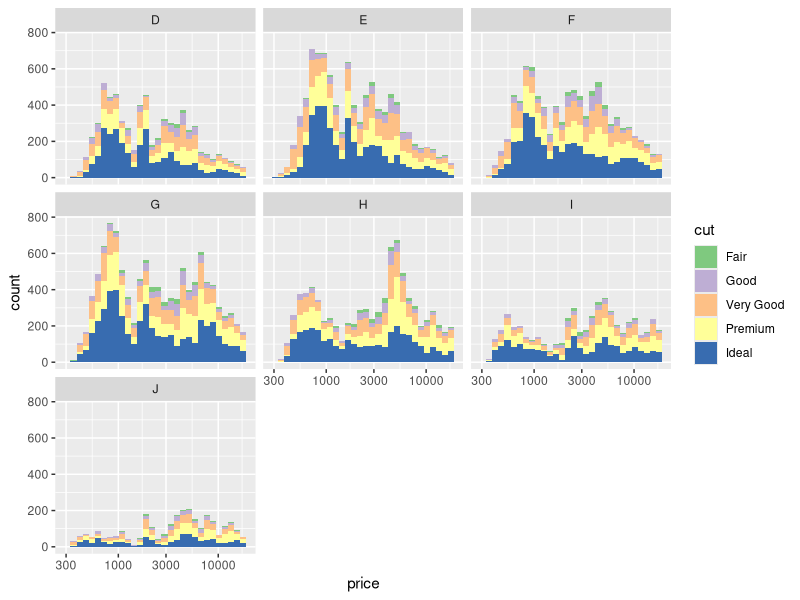
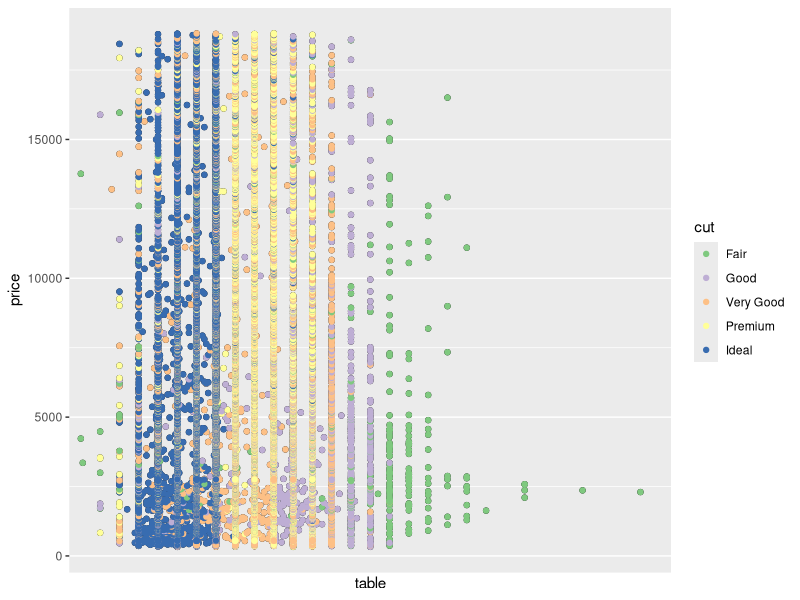
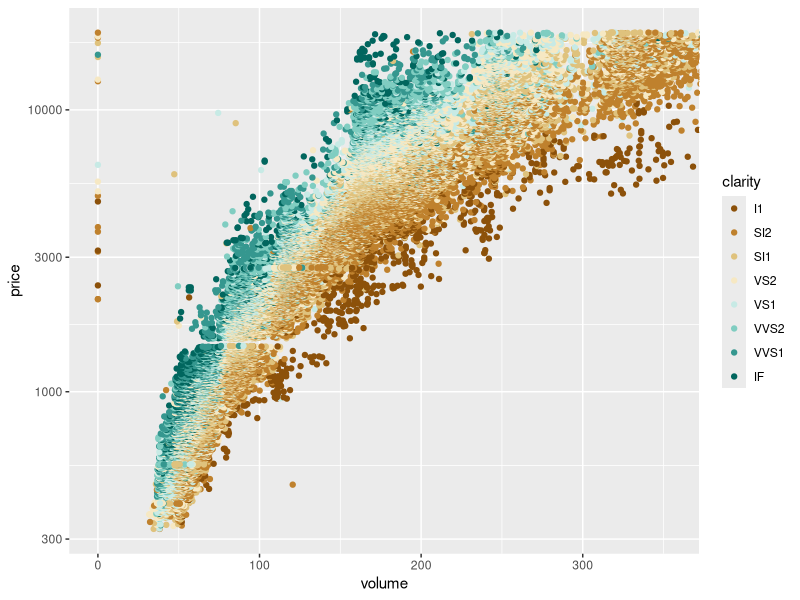

Here is the R script that generated these plots, in order:
## ---- chunk 1
library(ggplot2)
data("diamonds")
summary(diamonds)
str(diamonds)
#?diamonds
## ---- chunk 2
ggplot(aes(x=price, fill = cut), data=diamonds) + 
  geom_histogram() +
  facet_wrap(~color) + 
  scale_fill_brewer(type = 'qual') +
  scale_x_log10()
## ---- chunk 3
ggplot(aes(x = table, y = price), data = diamonds) +
  geom_point() +
  geom_point(aes(color = cut)) +
  scale_color_brewer(type='qual') +
  coord_cartesian(xlim = c(50,80)) +
  scale_x_discrete(breaks = seq(50,80,2))
## ---- chunk 4

diamonds$volume = diamonds$x*diamonds$y*diamonds$z

#plot scatter of price vs volume colored by clarity
ggplot(aes(x = volume, y = price), data = diamonds) +
  geom_point(aes(color = clarity)) +
  scale_color_brewer(type = 'div') +
  coord_cartesian(xlim=c(0,quantile(diamonds$volume,0.99))) +
  scale_y_log10()
